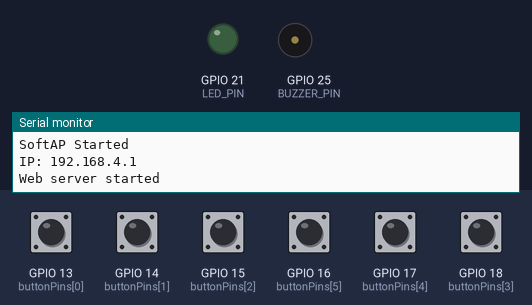
Recording of a sketch running on a simulated ESP32. On the bench: output pins drawn as LEDs (lit = HIGH), buzzer (waves = sounding, pin HIGH), the last lines printed to the serial monitor. The inputs (shaded band) are chosen by the test bench; at power-on: GPIO 13 (buttonPins[0]), GPIO 14 (buttonPins[1]), GPIO 15 (buttonPins[2]), GPIO 16 (buttonPins[5]), GPIO 17 (buttonPins[4]), GPIO 18 (buttonPins[3]) HIGH. EEPROM starts erased.

Above: at 1.4 s.
1.5 s: GPIO 13 (buttonPins[0]) pulled LOW for 0.15 s
At 1.64 s:
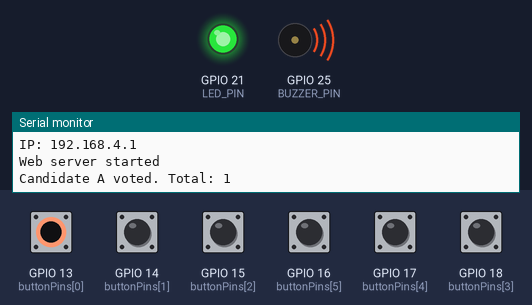
3.2 s: GPIO 14 (buttonPins[1]) pulled LOW for 0.15 s
At 4.3 s:
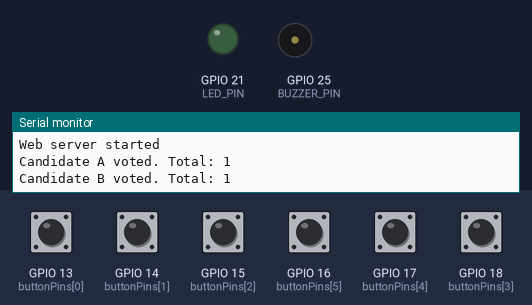
4.8 s: GPIO 15 (buttonPins[2]) pulled LOW for 0.15 s
At 5.5 s:
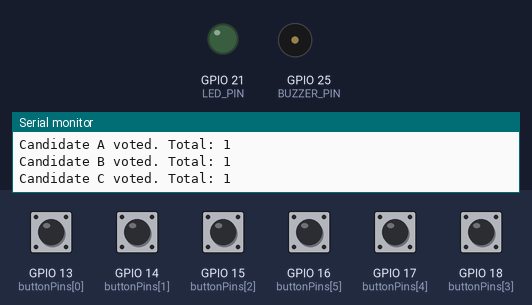
6.4 s: GPIO 16 (buttonPins[5]) pulled LOW for 0.15 s
At 7.7 s:
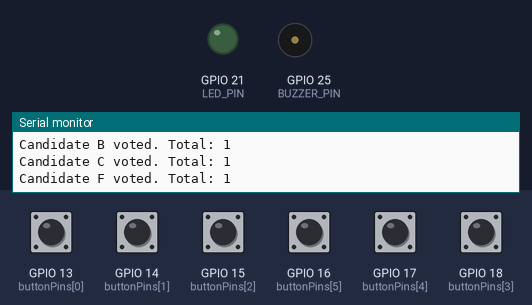
8.0 s: GPIO 17 (buttonPins[4]) pulled LOW for 0.15 s
At 9.1 s:
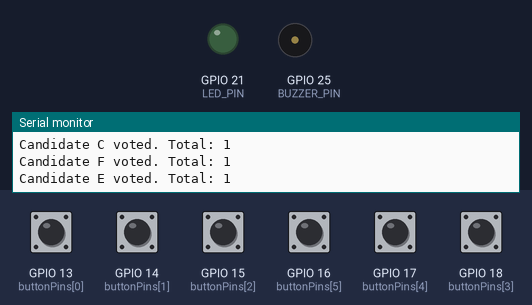
9.6 s: GPIO 18 (buttonPins[3]) pulled LOW for 0.15 s
At 10.3 s:
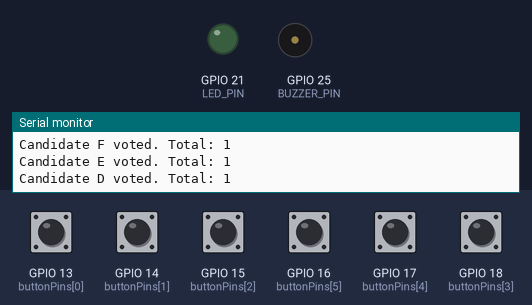
Timing chart, 0 to 12.2 s (numbered marks = the images above; inputs shaded):
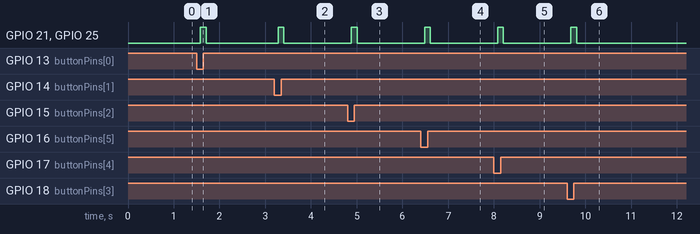

The sketch:

sketch.ino
```cpp
#include <WiFi.h>
#include <WebServer.h>
#include <EEPROM.h>

WebServer server(80);

/* ================= CONFIG ================= */

const char* ssid = "ESP32_EVM";  // SoftAP SSID you can change it according to your preference
const char* password = "11223344"; // SoftAP Password you can change it according to your preference

#define BUZZER_PIN 25      // GPIO25
#define LED_PIN    21      // GPIO21

const int buttonPins[6] = {13, 14, 15, 18, 17, 16};

const char* candidateNames[6] = {  // Names of candidates
  "Candidate A",
  "Candidate B",
  "Candidate C",
  "Candidate D",
  "Candidate E",
  "Candidate F"
};

/* ========================================= */

int votes[6] = {0};

bool lastButtonState[6] = {HIGH, HIGH, HIGH, HIGH, HIGH, HIGH};
bool buttonState[6]     = {HIGH, HIGH, HIGH, HIGH, HIGH, HIGH};

unsigned long lastDebounceTime[6] = {0};
const unsigned long debounceDelay = 80;

unsigned long buzzerOffTime = 0;
bool buzzerActive = false;

/* ============ EEPROM ===================== */

void loadVotes() {
  for (int i = 0; i < 6; i++) {
    EEPROM.get(i * sizeof(int), votes[i]);
    if (votes[i] < 0 || votes[i] > 10000) votes[i] = 0;
  }
}

void saveVote(int index) {
  EEPROM.put(index * sizeof(int), votes[index]);
  EEPROM.commit();
}

void resetVotes() {
  for (int i = 0; i < 6; i++) {
    votes[i] = 0;
    EEPROM.put(i * sizeof(int), votes[i]);
  }
  EEPROM.commit();
}

/* ============ WEB ======================== */

String buildPage() {
  String html = "<!DOCTYPE html><html><head>";
  html += "<meta http-equiv='refresh' content='2'>";
  html += "<title>EVM</title>";
  html += "<style>body{font-family:Arial;text-align:center;}</style>";
  html += "</head><body><h2>ESP32 Voting Machine</h2><ul>";

  for (int i = 0; i < 6; i++) {
    html += "<li>";
    html += candidateNames[i];
    html += " : <b>";
    html += votes[i];
    html += "</b></li>";
  }

  html += "</ul>";
  html += "<form action='/reset' method='POST'>";
  html += "<button style='font-size:20px;'>RESET VOTES</button>";
  html += "</form></body></html>";
  return html;
}

void handleRoot() {
  server.send(200, "text/html", buildPage());
}

void handleReset() {
  resetVotes();
  Serial.println("Votes RESET from web");
  server.sendHeader("Location", "/");
  server.send(303);
}

/* ============ SETUP ====================== */

void setup() {
  Serial.begin(9600);
  delay(200);

  EEPROM.begin(64);
  loadVotes();

  pinMode(BUZZER_PIN, OUTPUT);
  digitalWrite(BUZZER_PIN, LOW);

  pinMode(LED_PIN, OUTPUT);
  digitalWrite(LED_PIN, LOW);

  for (int i = 0; i < 6; i++) {
    pinMode(buttonPins[i], INPUT_PULLUP);
  }

  WiFi.softAP(ssid, password);
  Serial.println("\nSoftAP Started");
  Serial.print("IP: ");
  Serial.println(WiFi.softAPIP());

  server.on("/", handleRoot);
  server.on("/reset", HTTP_POST, handleReset);
  server.begin();

  Serial.println("Web server started");
}

/* ============ LOOP ======================= */

void loop() {
  server.handleClient();

  for (int i = 0; i < 6; i++) {
    bool reading = digitalRead(buttonPins[i]);

    if (reading != lastButtonState[i]) {
      lastDebounceTime[i] = millis();
    }

    if ((millis() - lastDebounceTime[i]) > debounceDelay) {
      if (reading != buttonState[i]) {
        buttonState[i] = reading;

        // BUTTON PRESSED (LOW)
        if (buttonState[i] == LOW) {
          votes[i]++;
          saveVote(i);

          Serial.print(candidateNames[i]);
          Serial.print(" voted. Total: ");
          Serial.println(votes[i]);

          digitalWrite(BUZZER_PIN, HIGH);
          digitalWrite(LED_PIN, HIGH);
          buzzerActive = true;
          buzzerOffTime = millis() + 120;
        }
      }
    }
    lastButtonState[i] = reading;
  }

  if (buzzerActive && millis() > buzzerOffTime) {
    digitalWrite(BUZZER_PIN, LOW);
    digitalWrite(LED_PIN, LOW);
    buzzerActive = false;
  }
}
```

Measured:
- after the input at 1.5 s, GPIO 21 (LED_PIN), GPIO 25 (BUZZER_PIN): LOW → HIGH after 0.08 s, → LOW 0.12 s later
- after the input at 3.2 s, GPIO 21 (LED_PIN), GPIO 25 (BUZZER_PIN): LOW → HIGH after 0.08 s, → LOW 0.12 s later
- after the input at 4.8 s, GPIO 21 (LED_PIN), GPIO 25 (BUZZER_PIN): LOW → HIGH after 0.09 s, → LOW 0.12 s later
- after the input at 6.4 s, GPIO 21 (LED_PIN), GPIO 25 (BUZZER_PIN): LOW → HIGH after 0.09 s, → LOW 0.12 s later
- after the input at 8.0 s, GPIO 21 (LED_PIN), GPIO 25 (BUZZER_PIN): LOW → HIGH after 0.08 s, → LOW 0.12 s later
- after the input at 9.6 s, GPIO 21 (LED_PIN), GPIO 25 (BUZZER_PIN): LOW → HIGH after 0.09 s, → LOW 0.12 s later
